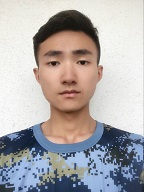
#> input picture ComputerVision/First/1.jpg, 144 x 192 px; its folder holds only this picture in this run
$ python -i py1.py   (imports and definitions only)
#> lines starting #> are read from the running program, lines starting #| are printed output that depends on the picture
from tkinter import *
import tkinter as tk
import cv2
import numpy as np
from PIL import Image,ImageTk
from matplotlib import pyplot as plt
class Pic:
    url = "1.jpg"

# [46 lines left out: functions FLY_go, JZLB_go, ZZLB_go, KYS_go, BYS_go, not called in this run]

def JHH_go():
    img = cv2.imread(Pic.url)
#> img is the input picture: shape (192, 144, 3); mean B, G, R 172.5, 171.5, 175.5
    (b , g , r) = cv2.split(img)
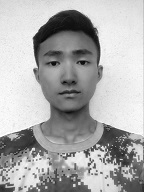
#> b: shape (192, 144); min 2, max 255, mean 172.5
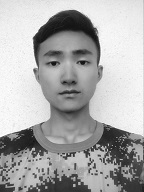
#> g: shape (192, 144); min 15, max 255, mean 171.5
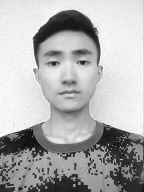
#> r: shape (192, 144); min 6, max 255, mean 175.5
    bH = cv2.equalizeHist(b)
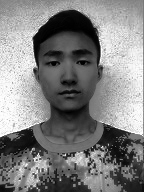
#> bH: shape (192, 144); min 0, max 255, mean 128.6
    gH = cv2.equalizeHist(g)
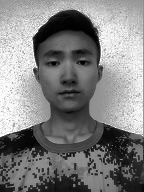
#> gH: shape (192, 144); min 0, max 255, mean 128.7
    rH = cv2.equalizeHist(r)
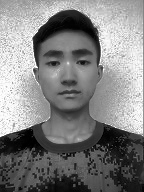
#> rH: shape (192, 144); min 0, max 255, mean 128.8
    img_result = cv2.merge((bH,gH,rH))
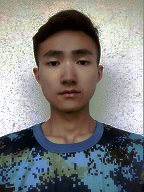
#> img_result: shape (192, 144, 3); mean B, G, R 128.6, 128.7, 128.8
    img_result_new = Image.fromarray(cv2.cvtColor(img_result,cv2.COLOR_BGR2RGB))
    img_crruent = ImageTk.PhotoImage(img_result_new)
#> (the run stopped early here; a loop or call above may not have finished)
